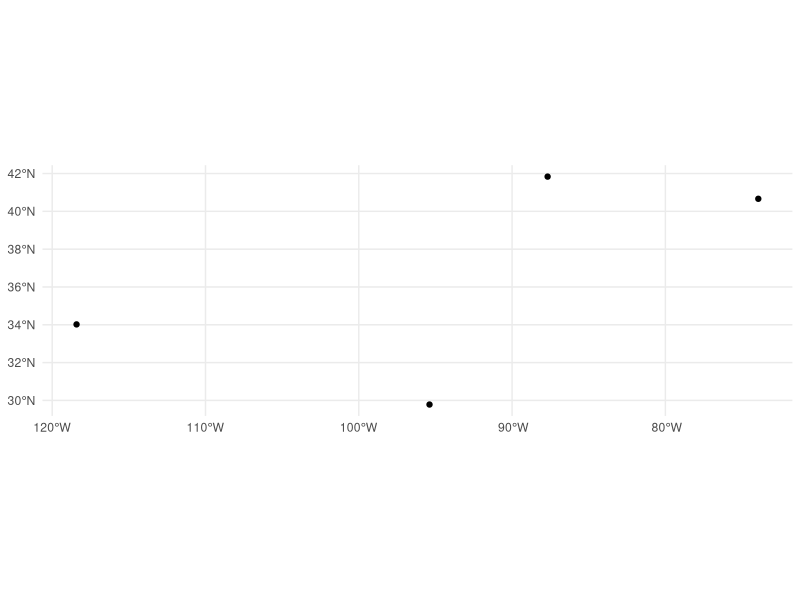
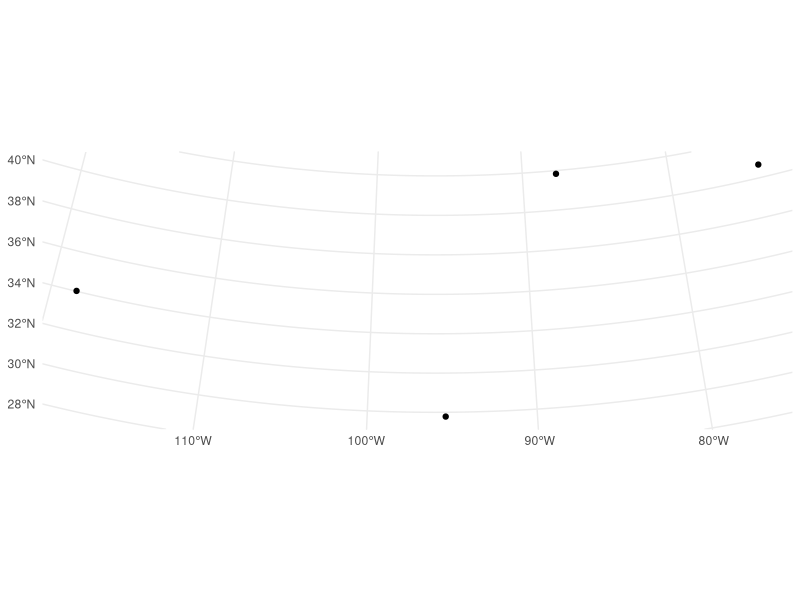
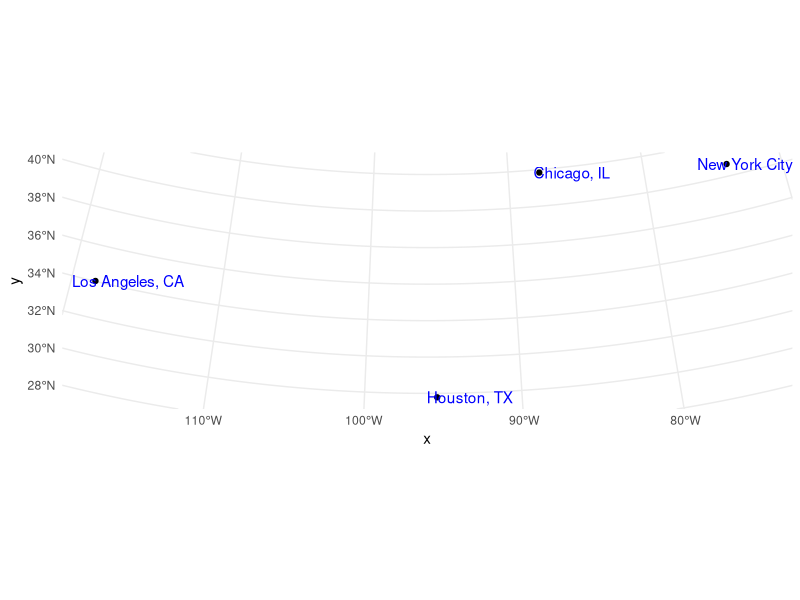

The R source for these figures, in order: (Note: this script raises an error after producing the figures.)
## ---- chunk 1
library(tidyverse)
library(sf)
theme_set(theme_minimal())
## ---- chunk 2
us_cities <- read_csv("../data/us_city_population.csv") |>
  filter(
    year == 2010,
    !is.na(lon),
    !is.na(lat),
    population >= 2000
  ) |>
  select(city, population, lon, lat, state)

us_cities_sf <- us_cities |>
  st_as_sf(coords = c("lon", "lat"), crs = 4326, remove = FALSE)
## ---- chunk 3
us_cities_sf |>
  ggplot() +
  geom_sf()
## ---- chunk 4
us_cities_sf |>
  st_transform(us_cities_sf, crs = 5069) |>
  ggplot() +
  geom_sf()
## ---- chunk 5
us_cities_sf |>
  st_transform(us_cities_sf, crs = 5069) |>
  ggplot() +
  geom_sf() +
  geom_sf_text(aes(label = city), nudge_x = 2e5, color = "blue")
## ---- chunk 6
states <- read_sf("../data/state.geojson")

states |>
  ggplot() +
  geom_sf()
## ---- chunk 7
states |>
  st_transform(states, crs = 5069) |>
  ggplot() +
  geom_sf()
## ---- chunk 8
us_cities_sf |>
  st_transform(us_cities_sf, crs = 5069) |>
  ggplot() +
  geom_sf() +
  geom_sf(data = states, fill = "transparent", color = "black") +
  geom_sf_text(aes(label = city), color = "blue")
## ---- chunk 9
states |>
  mutate(area_km2 = as.numeric(st_area(geometry) / 1e6)) |>
  ggplot() +
  geom_sf(aes(fill = area_km2)) +
  geom_sf_text(data = us_cities_sf, aes(label = city)) +
  scale_fill_distiller(
    trans = "log2",
    palette = "Spectral",
    guide = "legend",
    n.breaks = 10
  )
